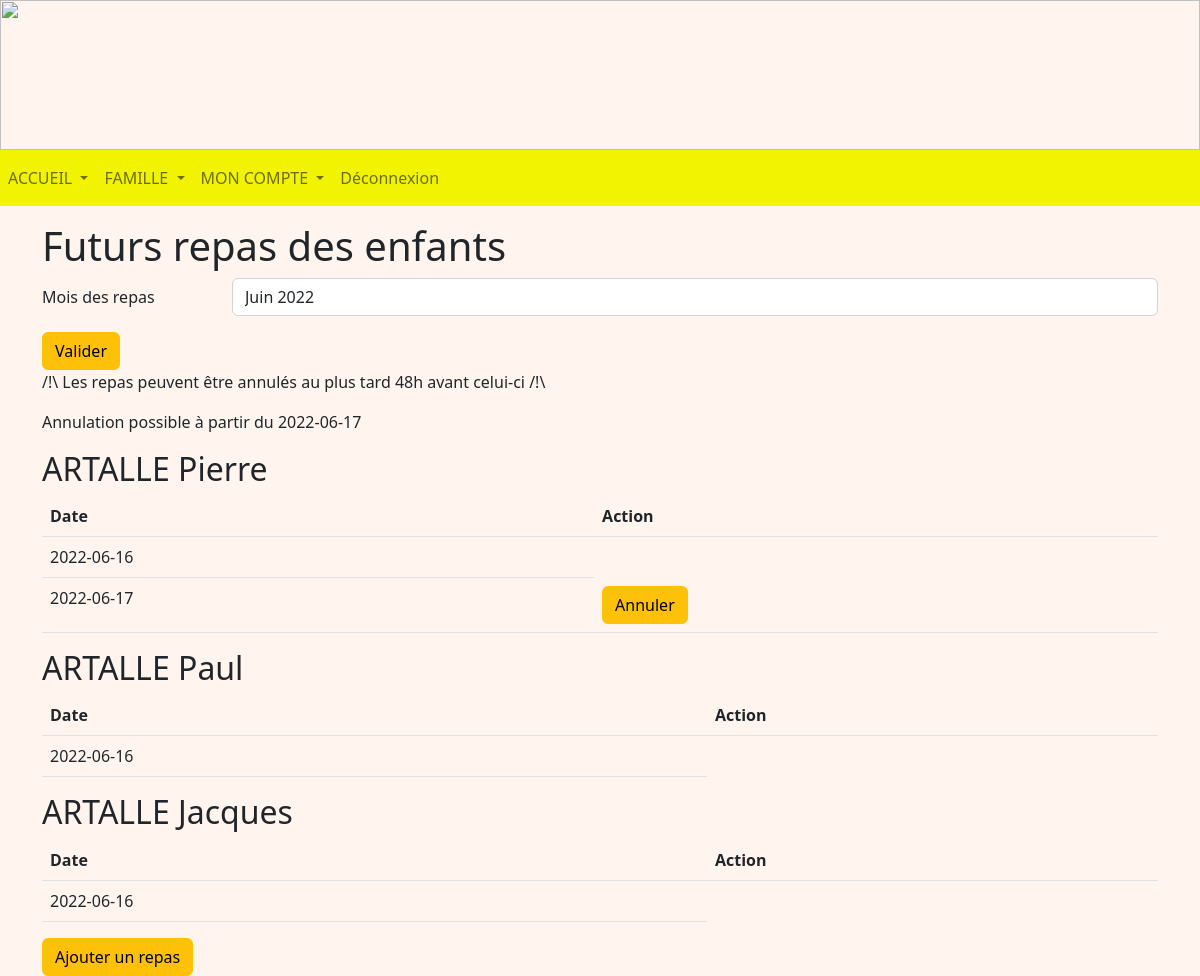
The app's page /repas (signed in) with its own data.
### tables this page shows
CREATE TABLE Enfant (
  code_enfant integer primary key autoincrement,
  nom_enfant TEXT NOT NULL,
  prenom_enfant TEXT NOT NULL,
  code_tarif integer NOT NULL,
  code_classe integer NOT NULL,
  code_representant integer NOT NULL,
  code_formule integer NOT NULL,
  FOREIGN KEY (code_tarif) REFERENCES Tarif(code_tarif),
  FOREIGN KEY (code_classe) REFERENCES Classe(code_classe),
  FOREIGN KEY (code_representant) REFERENCES Representant(code_representant)
  FOREIGN KEY (code_formule) REFERENCES Formule(code_formule)
);

CREATE TABLE Repas (
  code_repas integer primary key autoincrement,
  date_repas date NOT NULL,
  code_enfant integer NOT NULL,
  FOREIGN KEY (code_enfant) REFERENCES Enfant(code_enfant)
);

### representant.py (the view, shortened to what this page needs)
@app.route('/repas', methods = ["GET", "POST"])
@login_required
def repas():
    db = get_db()
    cur = db.cursor()
    user = cur.execute("SELECT type_compte FROM Compte WHERE identifiant = ?", (flask_login.current_user.name, )).fetchone()
    if user[0] == 'Representant':
        code_rep = cur.execute("SELECT code_representant FROM Representant WHERE identifiant = ?", (flask_login.current_user.name, )).fetchone()
        enfants = cur.execute("SELECT code_enfant, prenom_enfant, nom_enfant FROM Enfant WHERE code_representant = ?", (code_rep[0], )).fetchall()
        repas = []
        year = datetime.datetime.today().year
        year1 = year - 1
        mois = datetime.datetime.today().month
        now = datetime.datetime.today()
        months = listeMois(mois)
        new_dateB = datetime.datetime(year, int(now.month), now.day)
        lastDay = last_day_of_month(new_dateB)
        new_dateE = datetime.datetime(year, int(now.month), lastDay.day)
        limit = int(now.day) + 2
        date_limite = now.replace(day = limit)
        for enfant in enfants:
            repas.append(cur.execute("SELECT * FROM Repas WHERE code_enfant = ? AND date_repas >= ? AND date_repas <= ? ORDER BY date_repas", (enfant[0], new_dateB.strftime('%Y-%m-%d') , new_dateE.strftime('%Y-%m-%d'), )).fetchall())
        return render_template('R_repas.html', enfants = enfants, repasEnfants = repas, date_limite = date_limite.strftime('%Y-%m-%d'), year = year, months = months, mois = mois ,year1 = year1)
    if user[0] == 'Admin':
        return redirect(url_for('accueilAdmin'))
    return redirect(url_for('accueilEnseignant'))

### main.py (called while the page is built)
@login_manager.user_loader
def load_user(user_id):
    db = get_db()
    cur = db.cursor()
    user = cur.execute('SELECT identifiant, mot_de_passe FROM Compte WHERE identifiant=?', (user_id, )).fetchone()
    return User(user[0], user[1])

def get_db():
    if 'db' not in g:
        g.db = sqlite3.connect(DATABASE)
    return g.db

@app.teardown_appcontext
def close_connection(exception):
    db = g.pop('db', None)
    if db is not None:
        db.close()

### representant.py (called while the page is built)
def last_day_of_month(any_day):
    next_month = any_day.replace(day=28) + datetime.timedelta(days=4)
    return next_month - datetime.timedelta(days=next_month.day)

### templates/R_repas.html (shortened to what this page needs)
<!DOCTYPE html>
<html>
<head>
    {% extends "R_layout.html" %}
    {% block content %}
    <div class="container mt-3 mb-3">
        <h1>Futurs repas des enfants</h1>
        <form method="post">
            <div class="row mb-3">
                <label class="col-sm-2 col-form-label" for="repas">Mois des repas</label>
                <div class="col-sm-10">
                    <select name="repas" class="form-control" id="repas">
                        {% for month in months %}
                            {% if month == mois %}
                                {% if months|length < 7 %}
                                    <option value="{{ month }}" selected>{{ month }} {{ year }}</option>
                                {% else %}
                                    <option value="{{ month }}" selected>{{ month }} {{ year1 }}</option>
                                {% endif %}
                            {% else %}
                                {% if months|length < 7 %}
                                    <option value="{{ month }}">{{ month }} {{ year }}</option>
                                {% else %}
                                    <option value="{{ month }}">{{ month }} {{ year1 }}</option>
                                {% endif %}
                            {% endif %}
                        {% endfor %}
                    </select>
                </div>
            </div>
            <button type="submit" class="btn btn-warning">Valider</button>
        </form>
        <p>/!\ Les repas peuvent être annulés au plus tard 48h avant celui-ci /!\</p>
        <p>Annulation possible à partir du {{date_limite}}</p>
        {% for enfant in enfants %}
        <h2>{{ enfant[2] }} {{ enfant[1] }}</h2>
        <table class="table table-stripped">
            <thead>
                <th scope="col">Date</th>
                <th cope="col">Action</th>
            </thead>
            <tbody>
                {% for repas in repasEnfants %}
                {% for repa in repas %}
                {% if repa[0] %}
                {% if repa[2] == enfant[0] %}
                <tr>
                    <td scope="row">{{ repa[1] }}</td>
                    {% if repa[1] >= date_limite %}
                    <td><a class="btn btn-warning" href="/annuleRepas/{{ repa[0] }}"
                            onclick="if (confirm('Voulez-vous vraiment annuler le repas ?')) commentDelete(1); return false">Annuler</a>
                    </td>
                    {% endif %}
                </tr>
                {% endif %}
                {% endif %}
                {% endfor %}
                {% endfor %}
            </tbody>
        </table>
        {% endfor %}
        <a class="btn btn-warning" href="/ajoutRepas">Ajouter un repas</a>
    </div>
    {% endblock %}

### static/css/main.css (style rules this page uses)
body { background-repeat: no-repeat; background-color:rgb(265,245,238); height: 110px; margin: 0px; }

### records on screen
Enfant: nom_enfant "ARTALLE", prenom_enfant "Pierre"
Repas: date_repas "2022-06-16"
Repas: date_repas "2022-06-17"
Enfant: nom_enfant "ARTALLE", prenom_enfant "Paul"
Repas: date_repas "2022-06-16"
Enfant: nom_enfant "ARTALLE", prenom_enfant "Jacques"
Repas: date_repas "2022-06-16"

### other values on screen
{{ date_limite }} "2022-06-17"
form field repas "Juin 2022"
